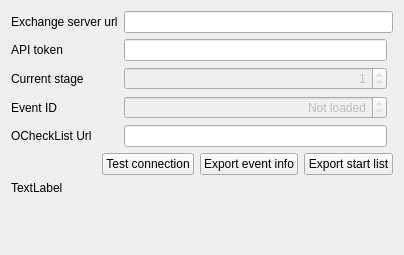
<?xml version="1.0" encoding="UTF-8"?>
<ui version="4.0">
 <class>Event::services::qx::QxClientServiceWidget</class>
 <widget class="QWidget" name="Event::services::qx::QxClientServiceWidget">
  <property name="geometry">
   <rect>
    <x>0</x>
    <y>0</y>
    <width>404</width>
    <height>255</height>
   </rect>
  </property>
  <property name="windowTitle">
   <string>SHV API service</string>
  </property>
  <layout class="QVBoxLayout" name="verticalLayout">
   <item>
    <layout class="QGridLayout" name="gridLayout">
     <item row="0" column="1" colspan="2">
      <widget class="QLineEdit" name="edServerUrl"/>
     </item>
     <item row="0" column="0">
      <widget class="QLabel" name="label_2">
       <property name="text">
        <string>Exchange server url</string>
       </property>
      </widget>
     </item>
     <item row="4" column="0">
      <widget class="QLabel" name="label_4">
       <property name="toolTip">
        <string>Fill this url into HTTP POST synchonization method in O-CheckList</string>
       </property>
       <property name="text">
        <string>Event ID</string>
       </property>
      </widget>
     </item>
     <item row="1" column="1">
      <widget class="QLineEdit" name="edApiToken"/>
     </item>
     <item row="5" column="1">
      <widget class="QLineEdit" name="edOChecklistUrl">
       <property name="readOnly">
        <bool>true</bool>
       </property>
      </widget>
     </item>
     <item row="5" column="0">
      <widget class="QLabel" name="label_3">
       <property name="toolTip">
        <string>Fill this url into HTTP POST synchonization method in O-CheckList</string>
       </property>
       <property name="text">
        <string>OCheckList Url</string>
       </property>
      </widget>
     </item>
     <item row="1" column="0">
      <widget class="QLabel" name="label_5">
       <property name="toolTip">
        <string>Fill this url into HTTP POST synchonization method in O-CheckList</string>
       </property>
       <property name="text">
        <string>API token</string>
       </property>
      </widget>
     </item>
     <item row="3" column="0">
      <widget class="QLabel" name="label_6">
       <property name="toolTip">
        <string>Fill this url into HTTP POST synchonization method in O-CheckList</string>
       </property>
       <property name="text">
        <string>Current stage</string>
       </property>
      </widget>
     </item>
     <item row="3" column="1">
      <widget class="QSpinBox" name="edCurrentStage">
       <property name="enabled">
        <bool>false</bool>
       </property>
       <property name="alignment">
        <set>Qt::AlignmentFlag::AlignRight|Qt::AlignmentFlag::AlignTrailing|Qt::AlignmentFlag::AlignVCenter</set>
       </property>
       <property name="readOnly">
        <bool>true</bool>
       </property>
       <property name="minimum">
        <number>1</number>
       </property>
      </widget>
     </item>
     <item row="4" column="1">
      <widget class="QSpinBox" name="edEventId">
       <property name="enabled">
        <bool>false</bool>
       </property>
       <property name="alignment">
        <set>Qt::AlignmentFlag::AlignRight|Qt::AlignmentFlag::AlignTrailing|Qt::AlignmentFlag::AlignVCenter</set>
       </property>
       <property name="readOnly">
        <bool>true</bool>
       </property>
       <property name="specialValueText">
        <string>Not loaded</string>
       </property>
       <property name="value">
        <number>0</number>
       </property>
      </widget>
     </item>
    </layout>
   </item>
   <item>
    <layout class="QHBoxLayout" name="horizontalLayout">
     <item>
      <spacer name="horizontalSpacer">
       <property name="orientation">
        <enum>Qt::Orientation::Horizontal</enum>
       </property>
       <property name="sizeHint" stdset="0">
        <size>
         <width>40</width>
         <height>20</height>
        </size>
       </property>
      </spacer>
     </item>
     <item>
      <widget class="QPushButton" name="btTestConnection">
       <property name="text">
        <string>Test connection</string>
       </property>
      </widget>
     </item>
     <item>
      <widget class="QPushButton" name="btExportEventInfo">
       <property name="text">
        <string>Export event info</string>
       </property>
      </widget>
     </item>
     <item>
      <widget class="QPushButton" name="btExportStartList">
       <property name="text">
        <string>Export start list</string>
       </property>
      </widget>
     </item>
    </layout>
   </item>
   <item>
    <widget class="QLabel" name="lblStatus">
     <property name="text">
      <string>TextLabel</string>
     </property>
    </widget>
   </item>
   <item>
    <spacer name="verticalSpacer">
     <property name="orientation">
      <enum>Qt::Orientation::Vertical</enum>
     </property>
     <property name="sizeHint" stdset="0">
      <size>
       <width>20</width>
       <height>40</height>
      </size>
     </property>
    </spacer>
   </item>
  </layout>
 </widget>
 <tabstops>
  <tabstop>edServerUrl</tabstop>
  <tabstop>edOChecklistUrl</tabstop>
  <tabstop>btExportStartList</tabstop>
 </tabstops>
 <resources/>
 <connections/>
</ui>
